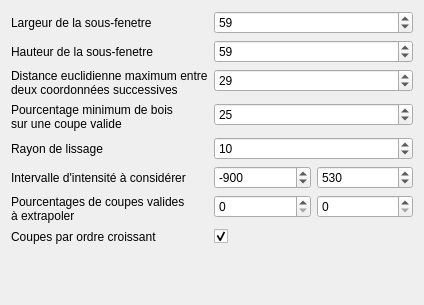
           <widget class="QWidget" name="page_7">
            <property name="geometry">
             <rect>
              <x>0</x>
              <y>0</y>
              <width>424</width>
              <height>305</height>
             </rect>
            </property>
            <attribute name="label">
             <string>Moelle du billon</string>
            </attribute>
            <layout class="QFormLayout" name="formLayout_7">
             <property name="fieldGrowthPolicy">
              <enum>QFormLayout::AllNonFixedFieldsGrow</enum>
             </property>
             <item row="0" column="0">
              <widget class="QLabel" name="label_7">
               <property name="text">
                <string>Largeur de la sous-fenetre</string>
               </property>
              </widget>
             </item>
             <item row="0" column="1">
              <widget class="QSpinBox" name="_spinPithSubWindowWidth_billon">
               <property name="minimum">
                <number>1</number>
               </property>
               <property name="maximum">
                <number>200</number>
               </property>
               <property name="value">
                <number>59</number>
               </property>
              </widget>
             </item>
             <item row="1" column="0">
              <widget class="QLabel" name="label_8">
               <property name="text">
                <string>Hauteur de la sous-fenetre</string>
               </property>
              </widget>
             </item>
             <item row="1" column="1">
              <widget class="QSpinBox" name="_spinPithSubWindowHeight_billon">
               <property name="minimum">
                <number>1</number>
               </property>
               <property name="maximum">
                <number>200</number>
               </property>
               <property name="value">
                <number>59</number>
               </property>
              </widget>
             </item>
             <item row="2" column="0">
              <widget class="QLabel" name="label_10">
               <property name="text">
                <string>Distance euclidienne maximum entre
deux coordonnées successives</string>
               </property>
              </widget>
             </item>
             <item row="2" column="1">
              <widget class="QSpinBox" name="_spinPithMaximumShift_billon">
               <property name="maximum">
                <number>100</number>
               </property>
               <property name="value">
                <number>29</number>
               </property>
              </widget>
             </item>
             <item row="4" column="0">
              <widget class="QLabel" name="label_14">
               <property name="text">
                <string>Pourcentage minimum de bois
sur une coupe valide</string>
               </property>
              </widget>
             </item>
             <item row="4" column="1">
              <widget class="QSpinBox" name="_spinPithMinimumWoodPercentage_billon">
               <property name="maximum">
                <number>100</number>
               </property>
               <property name="value">
                <number>25</number>
               </property>
              </widget>
             </item>
             <item row="5" column="0">
              <widget class="QLabel" name="label_13">
               <property name="text">
                <string>Rayon de lissage</string>
               </property>
              </widget>
             </item>
             <item row="5" column="1">
              <widget class="QSpinBox" name="_spinPithSmoothingRadius_billon">
               <property name="maximum">
                <number>50</number>
               </property>
               <property name="value">
                <number>10</number>
               </property>
              </widget>
             </item>
             <item row="7" column="0">
              <widget class="QLabel" name="label_27">
               <property name="text">
                <string>Intervalle d'intensité à considérer</string>
               </property>
              </widget>
             </item>
             <item row="7" column="1">
              <layout class="QHBoxLayout" name="horizontalLayout_10">
               <item>
                <widget class="QSpinBox" name="_spinPithMinIntensity_billon">
                 <property name="minimum">
                  <number>-3024</number>
                 </property>
                 <property name="maximum">
                  <number>3024</number>
                 </property>
                 <property name="value">
                  <number>-900</number>
                 </property>
                </widget>
               </item>
               <item>
                <widget class="QSpinBox" name="_spinPithMaxnIntensity_billon">
                 <property name="minimum">
                  <number>-3024</number>
                 </property>
                 <property name="maximum">
                  <number>3024</number>
                 </property>
                 <property name="value">
                  <number>530</number>
                 </property>
                </widget>
               </item>
              </layout>
             </item>
             <item row="9" column="0">
              <widget class="QLabel" name="label_15">
               <property name="text">
                <string>Coupes par ordre croissant</string>
               </property>
              </widget>
             </item>
             <item row="9" column="1">
              <widget class="QCheckBox" name="_chechPithAscendingOrder_billon">
               <property name="text">
                <string/>
               </property>
               <property name="checked">
                <bool>true</bool>
               </property>
              </widget>
             </item>
             <item row="8" column="0">
              <widget class="QLabel" name="label_44">
               <property name="text">
                <string>Pourcentages de coupes valides
à extrapoler</string>
               </property>
              </widget>
             </item>
             <item row="8" column="1">
              <layout class="QHBoxLayout" name="horizontalLayout_5">
               <item>
                <widget class="QSpinBox" name="_spinFirstSlicesToExtrapolate_billon">
                 <property name="maximum">
                  <number>100</number>
                 </property>
                 <property name="value">
                  <number>0</number>
                 </property>
                </widget>
               </item>
               <item>
                <widget class="QSpinBox" name="_spinLastSlicesToExtrapolate_billon">
                 <property name="maximum">
                  <number>100</number>
                 </property>
                 <property name="value">
                  <number>0</number>
                 </property>
                </widget>
               </item>
              </layout>
             </item>
            </layout>
           </widget>
